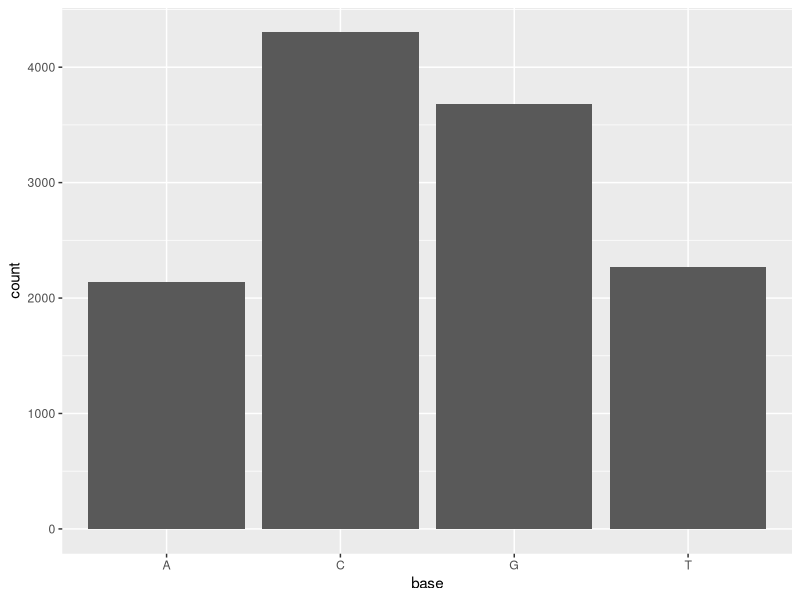

This chart was generated by the following R code:
library(stringr)
library(tidyverse)

x <- c("CGCGGGGGTATAACAGCGGCGCGCGTGGCTCGCAGACCGGGGAGACGGGCGGGCGCACAGCCGGCGCGGA
GGCCCCACAGCCCCGCCGGGACCCGAGGCCAAGCGAGGGGCTGCCAGTGTCCCGGGACCCACCGCGTCCG
       CCCCAGCCCCGGGTCCCCGCGCCCACCCCATGGCGACGGACGCGGCGCTACGCCGGCTTCTGAGGCTGCA
       CCGCACGGAGATCGCGGTGGCCGTGGACAGCGCCTTCCCACTGCTGCACGCGCTGGCTGACCACGACGTG
       GTCCCCGAGGACAAGTTTCAGGTGGGCTCCCCGCCCGCCCCCCGCTGCCCCCAGGCCCTGTGAGCCAGGG
       ATAGTCCCCGGGGAAGTTCCAGGAGGACCCCGCCCCTCCAGATCCCCAAGCCCCTCCAGCCTTCCCCAAC
       TCCCTCCCCACAAGGAGCCAGGGGCGTCCCTGATGACAAGTTAGAAGTTGGTCCCCTTCCCCCAGCCGTC
       CCCACACCTCACCCCCAAGCCAAGGGAATGGCCTCCAGGTTCCCCCAGCCCCACCCTCAACACCCCTACA
       CCACCACCTGACTCCACCACAAGCCGAGGAGATGGGCGTGGAGCTGTCCAGGTCGCCAGCGCCTCTGCCT
       GGGAGCTCCACCCTCTAGTCATGATGGAGATGGGCAGGCCGCAGGGTGTGGGGGACCATGGCAGGGACCC
       TCATGCCACCCCACTGCAGGAGACGCTTCATCTGAAGGAAAAGGAGGGCTGCCCCCAGGCCTTCCACGCC
       CTCCTGTCCTGGCTGCTGACCCAGGACTCCACAGCCATCCTGGACTTCTGGAGGGTGCTGTTCAAGGACT
       ACAACCTGGAGCGCTATGGCCGGCTGCAGCCCATCCTGGACAGCTTCCCCAAAGGTGGGTCCTGGTGGAC
       TCAGCCATGCTGGGGGCCTGGGGCAGCTGCTGTCACCTGCTCAGCCCAGCTGGACTGGAACCGGAGTGGT
       GTTTGAGGAGCCCGTGGGTGATGTTCCAGGACCGTCTTGGATCCTAAGAGGCAAAGGGGCCAGGCCTCAC
       CTGTCTGGCCAAGGTGTCCAGTTCTGGGGCCCACCCTACCCCTGGAGAAAACCCTGAGGTTGGGACCCTG
       CTCCTGCCCCTGAGCTGCAGATGTGGACCTCAGCCAGCCCCGGAAGGGGAGGAAGCCCCCGGCCGTCCCC
       AAGGCTTTGGTACCGCCACCCAGACTCCCCACCAAGAGGAAGGCCTCAGAAGAGGCTCGAGCTGCCGCGC
       CAGCAGCCCTGACTCCAAGGGGCACCGCCAGCCCAGGTACCCTCCCTGCAGGGGAAGCCAGCCAGGGTCT
       CCAGTCTTCCCGGGCTTCCCCGGGAGCCCACGCCCCCTCCCCACCCGGGCTCCCACCCACTGGGTGTGGG
       GCCAGCCTGCCTGGGGCTGTGGGGGTCTCCTCTGGGTACTAGACCCACACACTGGACCAGCCTCTCAGCT
       CCCTCCTGCCTGAAGGCTGAGCTCCCCGGAGCTGGTGAAGTAGGCGGGCGGGTCTCATTTCCCTTTTACT
       GATGAGAAACCAGAGCCCGGCAAAGGGACTACCCAGCACTGGACCGCCCCCTCCACGCCCTCCCACCGCG
       GGCCCCTGCCCACCGGCACTCACCCCCACTGAGAGGGGAGGCCAGGCTGCCCCCAGCTCCCCCATTCAGG
       CTCTCAACTGAAGGCCAAGCCCCCCAAGAAGCCGGAGAGCAGCGCAGAGCAGCAGCGCCTTCCACTCGGG
       AACGGTGAGCGGGGCCCAGTGGGAGCGCCTCCCTTCTCCCTGGCCAGGGGCAAGGGGTCAGGGGTCAGAG
       CAGGGCCTGCCCTCTGAGACCCTGTCCTAGGGGCTGGGGACGTGCTGGCCTGGTGTGTCATTCCAAGGGC
       CTAAGCTGCACCACCAGACCCAGGAAGGGGACACCTTGGGTCTAAGCATGATCTTGCCAGTCGCCCCTGC
       CCCCACTGCACCCTGGTTCTGGGACCCCCTTCTCAGGCACCTTCTCTGCCCGTCCACTCCCTATCCTTCA
       GGACCAGCCTAGACATAGCTTCCTCCAGAAAATCATCCCTGGCCCCCAGCTGCATGCAGGCTGAACCCTT
       CCTGTCCCCTTCTCCTTCCTTCCCAGGGCACTGGACTCCAGAGACCCCCTATCTCCCTGAGGGCAGAGCC
       TAGGAACTCTGTGTCCCTCCCGGCACAATACAGGGCCCATGTCATGGGGGGGTGGGTCTGGTCATTGGTC
       ATGCCTTCCTATCCATTGTGCCAGCTCTGCTGACACTGCCACCCCCCAGCACACGCACACTTGGGTGCAC
       ACACGAACACACACATTCTCATGTCTCTGCACTTACCTGTGGGCTGTCTGCACATGGCAGGGCTGGGTCC
       CCTCCTTGGCCTGCCCTGGCTGGAAGGAAAGGGCTCTGCAGCCCAGTGCTGCCTGCTTCTGGCATAGAGT
       ATGTGCTTGGGAACAGTCTTCCCCACGGGTGACCCCAATGGGTGTTCCCTTTCCCAGGGATTCAGACCAT
       GTCAGCTTCAGTCCAGAGAGCTGTGGCCATGTCCTCCGGGGACGTCCCGGGAGCCCGAGGGGCCGTGGAG
       GGGATCCTCATCCAGCAGGTGTTTGAGTCAGGTAGACGCTGTGGCGGGGAGATGGGGCTGATGGGGAGAC
       CCAGGCTCCAAGATGGAAGGAGGACCACGCCCCTTTGCATCCTGGTGGTCCCACAGCAGACCGGACTGTT
       GCTCAGGTAGCCAGAGTTTCTGCCTGTGGTTCTGCTGACTTTGGAGGAGGAGGGTGAGCACTGAAGTCTC
       CCTGTCGGGGGACCTTCTGCAAGGCCAGCGGTCCAGGCCCACATCCCCACCCGGGATGTACAGCACTCCC
       CAGTCACCTCCATCCATGTGCATGGGCCCTCCTGGGCCATGGGGTTGCATCCTTAGAAAGTTCTGCCTGT
       GCTGCTGAGACCCTCCAGGGTATCGGCATTCTTCAACCAGGACAGCCTGTAGCATAGCGTCCTTGCCCCC
       CATACCCTGGCCAGCCTGCAGCATCCTCGCCCGCCATTCCCTGGCCAGCCGCTGACCCCATGCAATCACC
       AGTGCCATCTGACCAGGGCACAGCAGGGCCGCTGGTGGCAGACCCACCGTGCCATCGGGGCATTCCATCT
       CAAGTCCCTGACACGGTGTCTCCTCGGTGCTGGACATGGGCTGGGAACACCAAGCACAGCCAGGGCCCTG
       GTCTTGCACCTCTGGATGGTCCCAAGGCCCACTGTGTTACTTCCTAAGGCTGTTGGTTAAATTGGCACAA
       ACTGGGAGGCTTGAAATGACAGAAATGCCAACATCGAGGTGTCTCGGGGCCACACTCCCTCTGGAGGCTC
       CAGGGAAGAATCCTTCCTTGTGTCTCCCAGCTGCTGGTCATTATGGGGGTACCCCTGTGCTCCTTGTTCC
       TGGGCTCAGGACCCACCGCTCCAGCCTCTGCTTCTGTGGTCTCACAGCTGTCTCCCACGTGTCCTCTTTA
       TAAGGACACCAGTCATTGAACTTATGGTCCAGTGTGACCTCATCTTAACTAATCACATCTACAAAGACCC
       TGATTTCAAGTAAGGTCACACTCTGAGGTTCTGGGTGGACGTGAACTTCGGGGGACGCTGTTGAACACCC
       TGGTGTAGATCCAGGACAATCCCCGGGCCCCAGACTCGACTGGGGTGGGGGCGGGCTGGAGGAATGCAGG
       CTGTGGGAACTCCACCTGTCTCTGCTAGACCCCACCCTGGGGCCTACACGACTGCCAAGGCAGGTCCTGC
       TGGGCGGGTGAGCCAGGACCAGCCGGCATCTCCTCCCAGGCGGCTCCAAGAAGTGCATCCAGGTTGGCGG
       GGAGTTCTACACTCCCAGCAAGTTCGAAGACTCCGGCAGTGGGAAGAACAAGGCCCGCAGCAGCAGTGGC
       CCGAAGCCTCTGGTTCGAGCCAAGGGAGCCCAGGGCGCTGCCCCCGTAAGCACCTGACCTTCCCTGGGGA
       GCCTGGCTCTTGATGCCCCCCGCCCCAGGAACAGCGTTGCCTCTGGGGGAGTGGCTCTGCTGGGGGCTGG
       GGGCTGCTGCCGAGAGACGCCTGGTGCCACAGCCATGTGCACCCTCGCTGCTGAGGCTGCCCCCATTGCT
       GACGCCCCTCTTCCTTGCAGGGTGGAGGTGAGGCTAGGCTGGGCCAGCAGGGCAGCGTTCCCGCCCCTCT
       GGCCCTCCCCAGTGACCCCCAGCTCCACCAGGTAATGCCCTAGACCACAGGAGAGGCCCCTGTCTGCCCT
       TGCTCCCCTCGGGTGGGTCCTGCTGCCTCTGCCTTTACCTGGGCACTCAGGGATGAGCACCGGGGCCTGA
       GCCCCTACCCACAGGGTACAGCTCTTTTTCTTTAATAGACAGTATTTTTTTCCTGATAATACGCAATGGT
       AATAGTTTAAATGAGTCAGAGAAAGTGAGGTCTTCTCAGGCTCTTAAGAGCATGGCGTTTGGTCCAGGCT
       GTACCCGCTGCTCTCAGCTGGGCCCGTGGGTGGGCCGGGCGCCCCTGCTATAGCCAGGAGGTCAAGGATC
       CACTGGGAATGCCATGCTCATCTTTCGTCCCCAGCATGGTTTCTTAATGGGGTAGAAGCAGTGTGGGGGG
       TGCCTGCCGTGGTGGGTTACAGATCTTGACCACTTGGCACCAGGGGCTCTGTGGGGCCCTGGCACTTAGC
       AGTGACAGGAGCCAGTCCTGCCCTGCAGGAGCACCCGGGCTGGTGGGCGTCTGGGGGATTGTTAGAATGA
       GTGAGGTCATTGCCGTGCAGGACCAGCCTAGCCTGGCTGTCTGGGGGGATTCTGGAGGAAGTGGTACCTG
       GGAGACCCCTGAAGGCACAGCAGGCACCATCCAGGCAGGGCACAAGGACGGTGGGGGCTGCAGGTGGAGG
       ATTCAGCAGGCGCTGAGGTCGGGAGAGACCTCCCTGGGCCTGGCCCCACTGCCCTGTGAGGAAGGGTTCA
       TGTGGTTGGTGTACAGTTCCGGGGCCCCTGGAACGCAGCAGCCTGCAAGAAACCGGGTTTTCTTCCCAAT
       AGGGATGGCCCCGGGGGGTGTCTGTTGGAGACCAGATGGATGGGGAACAGGTGGTCAGGGCAGAATTTCA
       GGCCCTGGCAGCATGGGAGCAGGGCAGAGACTGGGGAGTTCAGGTACCCAGAGATGCTGCTGGGGGAGCT
       GTTTTGGGAAGGAGGTGGCTCTCAGGAGGGTGCTGCACCCCAGCCCAGTCTGCATGGGCGTCTCTTGCCT
       GTGCCAGAAGAATGAGGACGAGTGTGCCGTGTGTCGGGACGGCGGGGAGCTCATCTGCTGTGACGGCTGC
       CCTCGGGCCTTCCACCTGGCCTGCCTGTCCCCTCCGCTCCGGGAGATCCCCAGGTGAGCCTGCACCTCTG
       CCAGCGCAACCAGGCCACCCCGGTTCACGGCCGCCTCCACCCACTGACCCTGAAGGGAAGCCACCCCAAG
       CCTCTCCCATCCAAGATGGAAAGGGGTTCTGAGTCAGGTCACTGGGCCGTGGGGCCGGGGCCTGGGGTTT
       TCCCACCCTGCCACCTGCCTCCCGGTCTGGCCACACCTGCTGCCCAGCCTGGACAGCTGGGCCCCTGAGG
       GCAGCAAAGCAGAACAGAGGCCCAGGGCGAAGATGCCACCCTGTCCAAGCTCATCCCAGGCTGCAGCCCA
       CGCCCCCATGGGTAGCCGGCCCCCACCCCCAAGCCCCACCCCAGAGTCCCACTCCAGACAGGGCTGGGGA
       GCACAGAGGCCACAGAGCTGTGCCCCCCAGGGCAGGTGGGAGTTTGTCCACCAATGCACAGGACGCCGGG
       CTTAGTGGGGGCGGGAGGCCTCCTCTGCGTTCACATCCCGGTGCTCCTTCCCCACGGCCCACCGAGCCCT
       GCCCCCATTCCAACCCCACAGGACGTGGCAGTCTGTGGGAGGAAGAGCTCTGGGTGCAGTGGGGACCCAC
       GTTCAGGCGAGGCTCTGCCCCAGCCCCTGAGTGGCCGTCATCAGGCCCCCTCTCAGCCTTGTGCCTCATC
       ACTAGAATAAGGGGCACAGTGGGGGTCATTGCTCGGCTCCTGAAGCCGTTCCTCCTTGCCGTCTCTTTCT
       GCCCTTGATCACCTCCCCATTCTGCTGGGTGCCATTCCCCTTAACAGGTGGGTCAGTTTAGGGAGGCCCC
       CGGCAGGGCCCAGCCCTGAGAGGCAGGCAAAGCCACCAGGGCTCGCAGGTGTTGGGGATTCCTGGGGTTC
       ATCAGAGAGCACGCCAAGGGGACCCTGATCACGCTGGCCAGGGCCACCCCACGAAGGGTAAATGTCCCCC
       TGCTGGGCTCTCCCTTCCTGTGTCTCTGCCCATCTCTCTGCTGTGCCTCGGTTCCCCCTCTGTGAAAAGA
       CATGGTCGGAGCCCTGGAGCTCCACCCGTGGGTTTGGGGATCTGTCACCCGCTGTCTTGTTCTGCATGTC
       TCTGACTGGTGGACACACGAGCAGTGGGACCTGGAGGTGCTCCAGCTGCCTGCAGGCAACAGTCCAGGAG
       GTGCAGCCCCGGGCAGAGGAGCCCCGGCCCCAGGAGCCACCCGTGGAGACCCCGGTATGGCCACGCCCCC
       TCCTAGCCGGGCCACCCCTCCTGTCCACATGGCCACGCCCCCTCCTAGGCTGGGCCACCCCCTCCTGTCC
       GTCTGTCCCCTGGAGTCCTGTGGGACAGGACTGCCCCAGCCATAGCACTATGTCCCCCATGCCCAAGCCC
       GGTCCTTGTGGTCTCCTGCAGTGGAGTCCCCATCATGGTTCCTGTGGGCCTAAACCCAGCTCTCCTGGCT
       GCGGGTCCACCCCGGGGGGCACTATGAGCATTGATAACGGCCCCGGAAGATGTGTTCCTTGTTCTGCTGC
       TGTGAGGGTAGTAGGTCTACTGTGCACAGACCCAGTGTTCCCTCTGACAGCCCTGAGGGCCAGGGGGCCC
       CCCGTGTGTAGACGGGGGAGGAGGGAGGACCACAGAGCCAGGAAGTGCCACAGCCTTTCCCACTCAGTGT
       GGACGCCTTCCACCATGCCAGCCCTCCGCCCCCACCATGCCAGGCCTCTGCCCCCACCCTGCTGCCCTGG
       GTTTCAGGGTCCCAGCAGTCACTGACTCCTGGGTGGTGCCGGGCAGGCGCCCGCTGCCCCTCTGATGCTG
       ACCCTTGGGTTCCAGCTCCCCCCGGGGCTTAGGTCGGCGGGAGAGGAGGTAAGAGGTCCACCTGGGGAAC
       CCCTAGCCGGCATGGACACGACTCTTGTCTACAAGCACCTGCCGGCTCCGCCTTCTGCAGCCCCGCTGCC
       AGGGCTGGACTCCTCGGCCCTGCACCCCCTACTGTGTGTGGGTCCTGAGGGTCAGCAGGTGAGCGGGGAG
       TGGGGGTCAGGGTGGGCTCTTCAAGGAGCCCAGGACCTACGGGGCGGATGAATTCACCTGAAACAGGAGG
       AGAGGGAGGCCAGGCGAGAAAGGCTCCGGGAGGCACAGGGCCTGGGGCTGTGGGGGGAGCGTGGGGGGCT
       GCGGGGGGAAGGGGACGCTCCTAGACCTCCACTCCAGCTCCTGGCCCTGGGCATTACTGCTCCCCCCACA
       AGGCAGGACAATGAAGGGGGGGATGTCCCAGCACACGTGGGAGCCCTCCCCTCCCTGCCTCAATTCCCTT
       CCCTGCACCCCTGTGGGCACCGCCTTTCAGGAGACTCCCGCACTCAGCCCCAAAGGAGGCCAGGCCCGCC
       AAGCAGGAGAGAGGTGCGGGCGCCAGGCTTGCAGGCAGCAGCCTGAGGGTGCTTGGGTCGCCCCTGCCTC
       CTGGGGATGGGACTGGTCCCGCTGTCCTGCAGCCTGCGTGGCACCGTGAGGCTCCTCACTTGCGCCTAGA
       CCCGCCGTCCAGCCCTGGGTGGTCCCAGGGGAGAGCGCACAGGGCTCGGGTTCGGGTTCAGCTACATTTC
       CCCCGGCCCCCCGCGTCACCCCGCGCTGTTGCCTCCCACAGAACCTGGCTCCTGGTGCGCGTTGCGGGGT
       GTGCGGAGATGGTACGGACGTGCTGCGGTGTACTCACTGCGCCGCTGCCTTCCACTGGCGCTGCCACTTC
       CCAGCCGGCACCTCCCGGCCCGGGTGAGTGAGCGTGGTCGGCGGGGAGGCCTGAACCCACACCCACACCC
       TACACCCCACCCCACACTCCCCACCCACATCATACAGCCCACAACCACACCCCACCCACACCCCACACTC
       CCACCCACACCTTGCACCCCACCCCACACCCATGCCCTGCACCCACACCCTACACTCCACAGCCACACTC
       CACCACACCCCCACCCACACCCTACTCCCCACCTCATACCCTGCACCTCACCACACTCCACAGCCACACC
       CCACCCCACACCCCACACTCCCACCCACACCCTACACCCACCCCACACCCTACACCCAACCCAAACCCAC
       CCAAACCCACCACTCCCACTCTCCACCCACACCCACACCCCTTCCTCACACCCCACACCCCCATCCCCCA
       CTCACCACCCACGCCCACACCCCACACCCCATACCCCGGAGGTGGCACTCCTGCTCCCCCCCAGGGCTGG
       CAGCCCCTCATCCTCTGCTGCAGGACGGGCCTGCGCTGCAGATCCTGCTCAGGAGACGTGACCCCAGCCC
       CTGTGGAGGGGGTGCTGGCCCCCAGCCCCGCCCGCCTGGCCCCTGGGCCTGCCAAGGTCAGTGCCGCAGG
       GGCCCTCCATGCATGCCGGTGCTGGGGGTGGGGAACCCCTTGGGTTGGTGTTGGGGGAGCACATCTCAGG
       GCAGACCCTGGGTGCCAGCTTCGAGGGCTTGCACCAGACGCACTGACCATGTGCTCATTATCTGTAGAAA
       ATATTTCCCCTTTAAACCAATTCTTTTTGGCAACTTAAATATAGTTAAAAAGGAAGCTCCCCCCGAGGGT
       TGGTGGCTGACGTCACGGTTGGCTGTGTGGCCGCCTCACAGCATGAGCCTGAGAGTCCTGCCAGGGCTCC
       CTGGTGGGGTGAAGGGAGAGCGGGAGCGCCCGGCCTGCAGGAGCAAACCCCCACCCTGTCTGACCCCTCC
       AGGTTGTCTCACCCCCAGCCCTCCCTGGGGCCAGGATCCACCCCACTGTGTGGCCAGAGCCCTCTCAGAG
       AGGCAAAGTGACCCCGGGTCCAGCCAGTAGCTCTTCCTGTCCTCCTGCTCCGGGGTCAGAGAGGACCTGG
       GTGGCGCGGAGACCCCTGACTGCTGGGGCGGCTGGGCTTGCCCTGGAGCTGGGTGTGGGGGAGGCCCGAG
       TCGCTGCTGCAGGAGCCTCCGGGGGGGTGGCCTCTTGCCCTGACCGTCCCCAGCAGAGGCCTCCTGAGCA
       CATCCTGGCCACCGAGGAGCCTTTAGGGATCCTGGGGTGATGACACGTCCCACCTGCTCCACTGGCCCAT
       GCTCTTTCCCAGCTGTGCCTCCGCCCCGTATACACCGTGTGGGTGACAGGCCACCCCGGCGTGGTACTCC
       CCAGGAGGGTGACAGCCTACCCCAGCGTGGTACTCCCCGGGCAGGTGACAGGCTTCCCCGGCATGCAGGC
       TCTGGCCTGGCATGGCACAAGCCTCAGACCCAGCCCTGCCCTTGGGGCTTTTGTGGAACAGTGGCGTGGC
       CCACAGCTGTCACTGTCCCCTTCCTTCTAGAAGCCTCCCTCCTCACACCACCCATCTGGAGTCAGGAGCC
       CAGCCGGGCATATACGCAGATGCCCCTCCCTAACCCCAGGCAGCTTTCCTGCAACTGCTCCCGCAGCGGG
       TACCTCGTCATTAACCTCCTGGGTTCTGTCTCTGAACAGCAGAGACCTCTTTCTTGTCATCGTGATGTGA
       AATGTAACGCCATGTCAGAGGAAAAGTTCTGGCTGGCCTTGGCCTCCCCCCTCAGCCTGCCCCCTTCCTC
       CAGGGTGGTTGGACGTGGCCCCAGACCCCATCCTGAGCAGCTCTCCCACCCCCTGGGAGCATCCTTAGGA
       CCGGGGAGCATCCAGGGGCTTTCCCCTCCAGACCGGGCAGCCCCTCCCTCAGCCATGCAGGGCTGCCGGG
       CCTCGCAGCGCCAGTGTTCACCCGAGTGGAGGAGCTGGGATGTGGCTGTTTGGGGCCACAAATGGGGAAT
       TCCACAGGGTTCAATGTAATATGGTCTCCTCTCTGCTGGGGGTGCCTGCCTGGGGACCTTCTCCCACTCT
       GGTCGCTCACCTATAGTGTGGGCTGGCCCTGGTGGTGCTTGTCGGGGGCGGGGGTGGCATGGACCAGGCA
       CTTTCCTCTCTGGGCCTCAGACTTCCCCTCTCAGAGTGGGACTCCTTGCTGGTTCCCTGAGCTCCCTCGT
       TTTCCCCAGGAGGCCACACAGTGTGGAGGCTGTCTGGGGGCCGTGGGCAGCTGGCCGTGGGCAGGACCCT
       GGGGAGGCAGCCCCAGCCCCATCATGCCCACGCAGCCCTGTGCCCCCACCCCCAGTGGAGCTGGGTGTAA
       GAATTCCCATCTCAGTGTGGGGGAAACACCCCCGCGGCCCCTAGGCCCTGCGGCCTCTGTACCCCCACCA
       GGGCTGTGGGAGTTGGGCTGACCTCTTCTCTTTACTGGGTTCCAGGATGACACTGCCAGTCACGAGCCCG
       CTCTGCACAGGGATGACCTGGAGTCCCTTCTGAGCGAGGTAACGCCTCCCCTGGCCTCCTGGTGCTCCTC
       CACTCCCCCTCCCCTGCCTCAGCCGGCACCCAGGCTCCCCACTCTGGGGGAGGACTGCCGGCCCCCACTG
       CTCTTGAGCCGTGGAAACTCAGGCTGTCCCTGCTCCACCCACCAGGAGCCCCAGTGCTGCTGAGCACCTG
       GCACCCCCCACAGGAGCCCCCCTAGCCCCCTTGCAGGAGCCCCCCCCGGCCCCTCCCCCTGCGGGAGCCC
       AGTGCTGCTGAGCGCCCCCAGCCCCTCCCCAACAAGAGCCCCCACACGGCCCCTCCCCTGAGGGCCTGCA
       CCCTGGCAGGCAGAGGCTCGAGCACCAGGCTCAAGATCCACTTTCCCAGGGAGGGTGGGGCGTGGGAGTG
       GGGGGGGGGTCCCAGACCCCGTCCCTCTAAGATTTGCTTGCCCCTCCCAACTCAGGCCTCTCTACGCTAA
       GATGGGCAGGTAGAATCTGTGGGGAAAATGTGACTTTTAAGGGCTCTGTCTGTTTTTGCCAAGAGGATAA
       GCTCCTTCAGCCTCCACGGGTTCTCCTCAGTGTCTGATGTGGCACCCGGGGGTCCCAGCTGACCATGGGG
       CAGGGGTTCTGCCCTGTGCAGTGGCCGTGCCCCACACACCCTGACCGTGCAGGTGTCTGCAGAGCCCCAG
       GGCCTGAGAGTGGGCCAGGGGGCCCAGCGCTGGGTAATGGAGCTGCCCCTCTGGATGGGGTCCCCGGGTA
       TAGCTGGAGAAATGAGCGACGGGCTCACAGCCTCTCCCGGGTGGCGGTCTTATTCTGCTGGCATCGTGGG
       GCCCGTGGCCCCATCCTGTGGGAGCATCAGGCTCCTGAGCAGAATAAGTAGCTGGCCCCGACCCCCCCAC
       CCTGAAGGAGCCACCCGAGGAGGCAGAACTGCCATGAACTGCCATGGGGATGTGCCCTGGGCTTATAGGA
       TGTGGTGAAGTACACAGGACAGGGTCCTCGGTCTGGCCTGTGCCATGGGGACCTTGGGCCTCAGTTTCCC
       CACCTTTGATGGAATACGGTGAAGTGCACAGGACAGGGTCCTCCCCAGACTGGCCTGTGCCATGGGGCCT
       CGGGCCTCAGTTTCCCCACCTTTGACTTAGAGGGAAGGTTGGATGGTGACTTCTTGTAACGATGGCCATG
       ATTCTGTGGCTGCGGCGGGGGCGCACCTGGAGGTTCTCACCGTCACTCTGTCCCGCAGCACACCTTCGAT
       GGCATCCTGCAGTGGGCCATCCAGAGCATGGCCCGTCCGGCGGCCCCCTTCCCCTCCTGACCCCAGATGG
       CCGGGACATGCAGCTCTGATGAGAGAGTGCTGAGAAGGACACCTCCTTCCTCAGTCCTGGAAGCCGGCCG
       GCTGGGATCAAGAAGGGGACAGCGCCACCTCTTGTCAGTGCTCGGCTGTAAACAGCTCTGTGTTTCTGGG
       GACACCAGCCATCATGTGCCTGGAAATTAAACCCTGCCCCACTTCTCTACTCTGGAAGTCCCCGGGAGCC
       TCTCCTTGCCTGGTGACCTACTAAAAATATAAAAATTAGCTGGGTGTGGTGGTGGGTGCCTGTAATCCCA
       GCTACATGGGAGCCTGAGGCATGAGAATCACTTGAACTCGGGAGGTGGAGGTTGCAGTGAGCTGAGATTG
       CGCCACTGCACTCCAGTCTGGTCGGCAAGAGTGAGACTCCGTCTCAAAAACAAAACAAAACAAAAAAACC
       ACATAACATAAATTTATCATCTCGACCACTTTTCAGTTCAGTGGCATTCACATCTCATGTAA")
GC_content <- str_count(x, c("A","T","G","C"))

GC_data <- tibble( base= c("A","T","G","C"),count = GC_content)

GC_data %>% 
  spread(base,count) %>% 
  mutate(GC = G+C,
         count = A+C+G+T,
         GC_content = GC/count)

GC_data %>% 
  ggplot(aes(x = base, y = count))+
  geom_col()